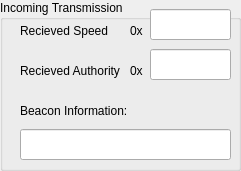
   <widget class="QGroupBox" name="transGroup_tb">
    <property name="geometry">
     <rect>
      <x>650</x>
      <y>0</y>
      <width>241</width>
      <height>171</height>
     </rect>
    </property>
    <property name="title">
     <string>Incoming Transmission</string>
    </property>
    <widget class="QLabel" name="authLabel_tb">
     <property name="geometry">
      <rect>
       <x>20</x>
       <y>50</y>
       <width>111</width>
       <height>41</height>
      </rect>
     </property>
     <property name="frameShape">
      <enum>QFrame::NoFrame</enum>
     </property>
     <property name="text">
      <string>Recieved Authority</string>
     </property>
    </widget>
    <widget class="QLabel" name="beaconLabel_tb">
     <property name="geometry">
      <rect>
       <x>20</x>
       <y>90</y>
       <width>201</width>
       <height>41</height>
      </rect>
     </property>
     <property name="frameShape">
      <enum>QFrame::NoFrame</enum>
     </property>
     <property name="text">
      <string>Beacon Information:</string>
     </property>
    </widget>
    <widget class="QLabel" name="recSpeedValue_tb">
     <property name="geometry">
      <rect>
       <x>130</x>
       <y>10</y>
       <width>16</width>
       <height>41</height>
      </rect>
     </property>
     <property name="frameShape">
      <enum>QFrame::NoFrame</enum>
     </property>
     <property name="text">
      <string>0x</string>
     </property>
    </widget>
    <widget class="QLabel" name="authValue_tb">
     <property name="geometry">
      <rect>
       <x>130</x>
       <y>50</y>
       <width>16</width>
       <height>41</height>
      </rect>
     </property>
     <property name="frameShape">
      <enum>QFrame::NoFrame</enum>
     </property>
     <property name="text">
      <string>0x</string>
     </property>
    </widget>
    <widget class="QLabel" name="recSpeedLabel_tb">
     <property name="geometry">
      <rect>
       <x>20</x>
       <y>10</y>
       <width>111</width>
       <height>41</height>
      </rect>
     </property>
     <property name="frameShape">
      <enum>QFrame::NoFrame</enum>
     </property>
     <property name="text">
      <string>Recieved Speed</string>
     </property>
    </widget>
    <widget class="QLineEdit" name="recSpeedTextBox">
     <property name="geometry">
      <rect>
       <x>150</x>
       <y>9</y>
       <width>81</width>
       <height>31</height>
      </rect>
     </property>
    </widget>
    <widget class="QLineEdit" name="authTextBox">
     <property name="geometry">
      <rect>
       <x>150</x>
       <y>49</y>
       <width>81</width>
       <height>31</height>
      </rect>
     </property>
    </widget>
    <widget class="QLineEdit" name="beaconTextBox">
     <property name="geometry">
      <rect>
       <x>20</x>
       <y>129</y>
       <width>211</width>
       <height>31</height>
      </rect>
     </property>
    </widget>
   </widget>
